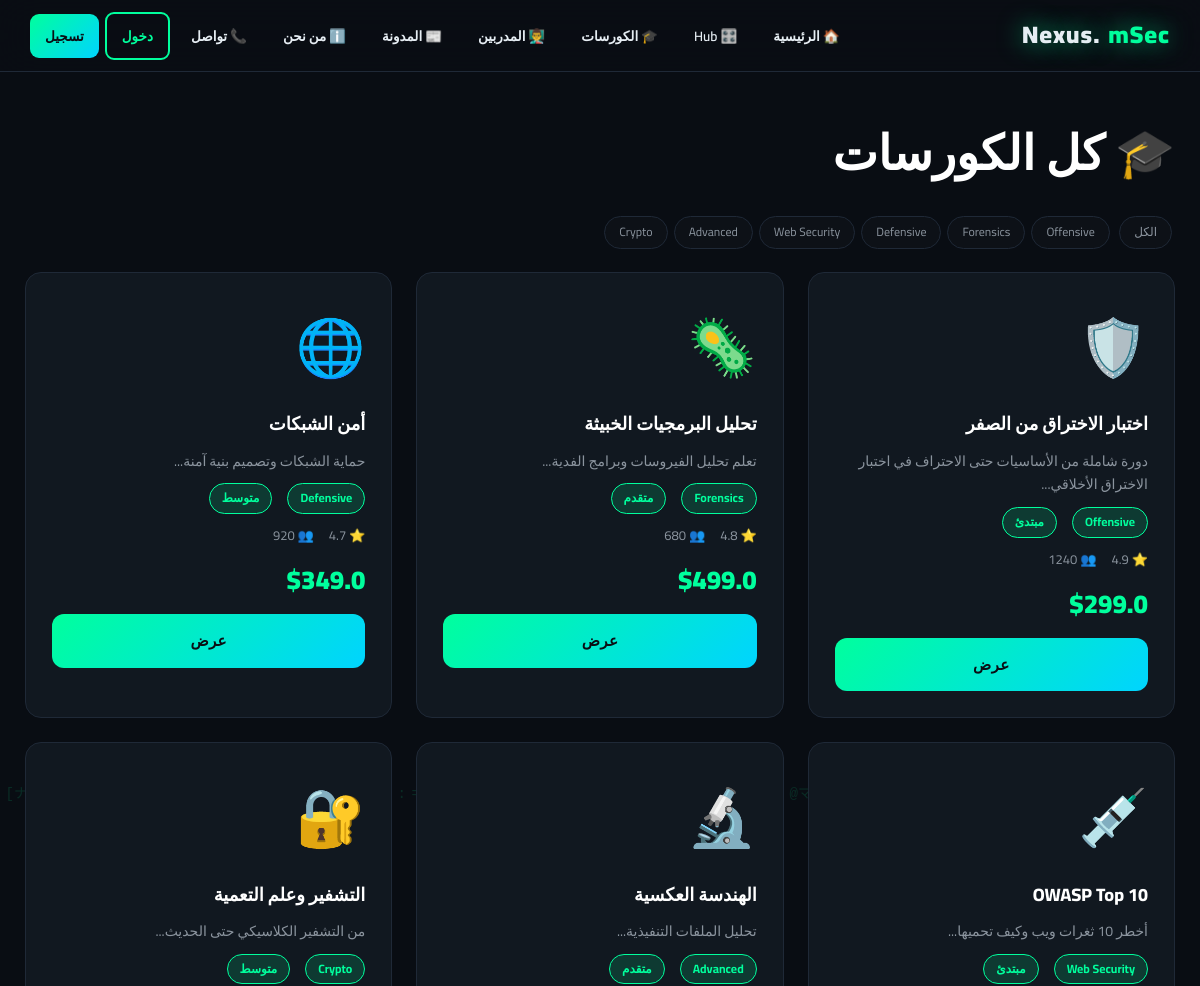
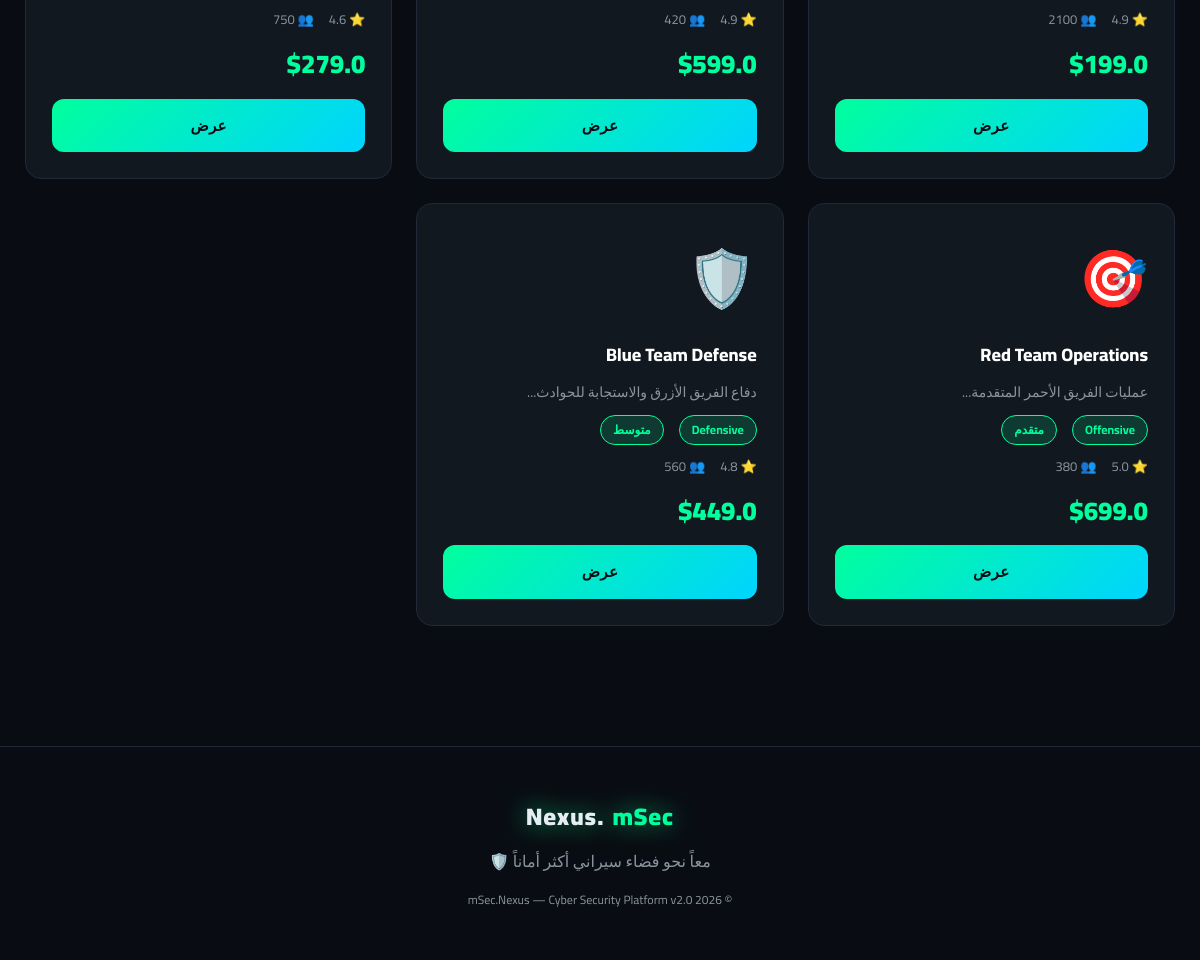
Screenshot of /courses with the database file from the repository (2 pictures, top to bottom).
### tables this page shows
CREATE TABLE courses (id INTEGER PRIMARY KEY AUTOINCREMENT, title TEXT, slug TEXT, description TEXT, category TEXT, level TEXT, price REAL, hours INTEGER, instructor_id INTEGER, image TEXT, students INTEGER DEFAULT 0, rating REAL DEFAULT 4.5);

### app.py (the view)
@app.route('/courses')
def courses():
    cat = request.args.get('cat', '')
    all_c = q(f"SELECT * FROM courses WHERE category LIKE '%{cat}%'") if cat else q("SELECT * FROM courses")
    return render_template('courses.html', courses=all_c, cats=q("SELECT DISTINCT category FROM courses"), active=cat)

### app.py (called while the page is built)
def db():
    if 'db' not in g: g.db = sqlite3.connect(DB)
    return g.db

def q(sql, params=None):
    c = db().cursor()
    if params: c.execute(sql, params)
    else: c.execute(sql)
    r = c.fetchall(); db().commit(); return r

@app.context_processor
def inject():
    notif_count = 0
    if 'user' in session:
        try: notif_count = q(f"SELECT COUNT(*) FROM notifications WHERE user='{session['user']}' AND read=0")[0][0]
        except: pass
    return dict(session=session, notif_count=notif_count, year=2026)

### templates/courses.html
{% extends 'base.html' %}{% block content %}
<h1>🎓 كل الكورسات</h1>
<div style="margin:20px 0"><a href="/courses" class="tag">الكل</a>
{% for c in cats %}<a href="/courses?cat={{ c[0] }}" class="tag">{{ c[0] }}</a>{% endfor %}</div>
<div class="grid">
{% for c in courses %}
<div class="card"><span class="icon">{{ c[9] }}</span><h3>{{ c[1] }}</h3>
<p style="color:var(--muted);font-size:14px">{{ c[3][:100] }}...</p>
<div class="meta"><span class="badge">{{ c[4] }}</span><span class="badge">{{ c[5] }}</span></div>
<div class="meta"><span>⭐ {{ c[11] }}</span><span>👥 {{ c[10] }}</span></div>
<div class="price">${{ c[6] }}</div>
<a href="/course/{{ c[0] }}" class="btn btn-block">عرض</a></div>
{% endfor %}</div>
{% endblock %}

### templates/base.html (shortened to what this page needs)
<!DOCTYPE html><html lang="ar" dir="rtl"><head>
<link rel="stylesheet" href="/static/css/style.css">
</head><body>
<div class="wrap">
<nav>
<div class="logo">mSec<span>.Nexus</span></div>
<ul>
<li><a href="/">🏠 الرئيسية</a></li>
<li><a href="/hub">🎛️ Hub</a></li>
<li><a href="/courses">🎓 الكورسات</a></li>
<li><a href="/instructors">👨‍🏫 المدربين</a></li>
<li><a href="/blog">📰 المدونة</a></li>
<li><a href="/about">ℹ️ من نحن</a></li>
<li><a href="/contact">📞 تواصل</a></li>
{% if session.user %}
<li><a href="/notifications">🔔{% if notif_count > 0 %}<span class="notif-badge">{{ notif_count }}</span>{% endif %}</a></li>
<li><a href="/dashboard">{{ session.avatar }} {{ session.user }}</a></li>
{% if session.role == 'admin' %}<li><a href="/admin" style="color:var(--red)">👑 Admin</a></li>{% endif %}
<li><a href="/logout" class="nav-danger">خروج</a></li>
{% else %}
<li><a href="/login" class="btn-outline">دخول</a></li>
<li><a href="/register" class="nav-btn">تسجيل</a></li>
{% endif %}
</ul>
</nav>
<div class="container">{% block content %}{% endblock %}</div>
<footer>
<div class="logo" style="justify-content:center">mSec<span>.Nexus</span></div>
<p style="margin-top:10px">معاً نحو فضاء سيراني أكثر أماناً 🛡️</p>
<p style="margin-top:15px;font-size:12px">© 2026 mSec.Nexus — Cyber Security Platform v2.0</p>
</footer>
</div>
</body></html>

### static/css/style.css (style rules this page uses)
* { margin:0;padding:0;box-sizing:border-box;font-family:'Cairo','Segoe UI',sans-serif }
:root { --bg:#0a0e14;--bg2:#0d1117;--card:#111820;--border:#1f2937;--neon:#00ff9d;--neon2:#00d4ff;--purple:#a371f7;--red:#ff3366;--text:#e6edf3;--muted:#8b949e }
html { scroll-behavior:smooth }
body { background:var(--bg);color:var(--text);min-height:100vh;overflow-x:hidden;line-height:1.7 }
.wrap { position:relative;z-index:1 }
nav { background:rgba(10,14,20,.92);backdrop-filter:blur(20px);padding:15px 30px;display:flex;justify-content:space-between;align-items:center;border-bottom:1px solid var(--border);position:sticky;top:0;z-index:100;flex-wrap:wrap;gap:10px }
.logo { font-size:24px;font-weight:900;color:var(--neon);letter-spacing:1px;text-shadow:0 0 25px rgba(0,255,157,.6);display:flex;align-items:center;gap:8px }
.logo span { color:var(--text) }
nav ul { list-style:none;display:flex;gap:6px;flex-wrap:wrap;align-items:center }
nav a { color:var(--text);text-decoration:none;padding:9px 15px;border-radius:9px;transition:.3s;font-weight:600;font-size:13.5px }
.nav-btn { background:linear-gradient(135deg,var(--neon),var(--neon2));color:#0a0e14!important;font-weight:800 }
.container { max-width:1300px;margin:0 auto;padding:40px 25px }
h1,h2,h3,h4 { color:#fff;margin-bottom:20px;font-weight:800 }
h1 { font-size:clamp(28px,5vw,48px) }
.btn,button { background:linear-gradient(135deg,var(--neon),var(--neon2));color:#0a0e14;padding:14px 32px;border:none;border-radius:12px;font-size:15px;font-weight:800;cursor:pointer;transition:.3s;text-decoration:none;display:inline-block;letter-spacing:.4px;font-family:inherit }
.btn-outline { background:transparent;border:2px solid var(--neon);color:var(--neon) }
.btn-block { display:block;width:100%;text-align:center }
.grid { display:grid;grid-template-columns:repeat(auto-fill,minmax(300px,1fr));gap:24px }
.card { background:var(--card);border:1px solid var(--border);border-radius:16px;padding:26px;transition:.4s;position:relative;overflow:hidden }
.card::before { content:'';position:absolute;top:0;left:-100%;width:100%;height:2px;background:linear-gradient(90deg,transparent,var(--neon),transparent);transition:.6s }
.card .icon { font-size:56px;margin-bottom:15px;display:block }
.card h3 { color:#fff;margin-bottom:10px;font-size:18px }
.card .price { color:var(--neon);font-size:26px;font-weight:900;margin:12px 0 }
.card .meta { color:var(--muted);font-size:13px;display:flex;gap:15px;margin:10px 0;flex-wrap:wrap }
.badge { display:inline-block;padding:4px 12px;background:rgba(0,255,157,.15);border:1px solid var(--neon);border-radius:20px;font-size:12px;color:var(--neon);font-weight:700 }
footer { text-align:center;padding:50px 20px;color:var(--muted);border-top:1px solid var(--border);margin-top:80px;position:relative;z-index:1 }
.tag { display:inline-block;padding:5px 14px;background:var(--bg2);border:1px solid var(--border);border-radius:20px;font-size:12px;color:var(--muted);margin:3px;text-decoration:none;transition:.3s }

### rows the page displays
courses: image "🛡️", title "اختبار الاختراق من الصفر", description "دورة شاملة من الأساسيات حتى الاحتراف في اختبار الاختراق الأخلاقي", category "Offensive", level "مبتدئ", rating "4.9", students "1240", price "299.0"
courses: image "🦠", title "تحليل البرمجيات الخبيثة", description "تعلم تحليل الفيروسات وبرامج الفدية", category "Forensics", level "متقدم", rating "4.8", students "680", price "499.0"
courses: image "🌐", title "أمن الشبكات", description "حماية الشبكات وتصميم بنية آمنة", category "Defensive", level "متوسط", rating "4.7", students "920", price "349.0"
courses: image "💉", title "OWASP Top 10", description "أخطر 10 ثغرات ويب وكيف تحميها", category "Web Security", level "مبتدئ", rating "4.9", students "2100", price "199.0"
courses: image "🔬", title "الهندسة العكسية", description "تحليل الملفات التنفيذية", category "Advanced", level "متقدم", rating "4.9", students "420", price "599.0"
courses: image "🔐", title "التشفير وعلم التعمية", description "من التشفير الكلاسيكي حتى الحديث", category "Crypto", level "متوسط", rating "4.6", students "750", price "279.0"
courses: image "🎯", title "Red Team Operations", description "عمليات الفريق الأحمر المتقدمة", category "Offensive", level "متقدم", rating "5.0", students "380", price "699.0"
courses: image "🛡️", title "Blue Team Defense", description "دفاع الفريق الأزرق والاستجابة للحوادث", category "Defensive", level "متوسط", rating "4.8", students "560", price "449.0"

### other values shown
{{ c[0] }} "Offensive" "Forensics" "Defensive" "Web Security" "Advanced" "Crypto"
